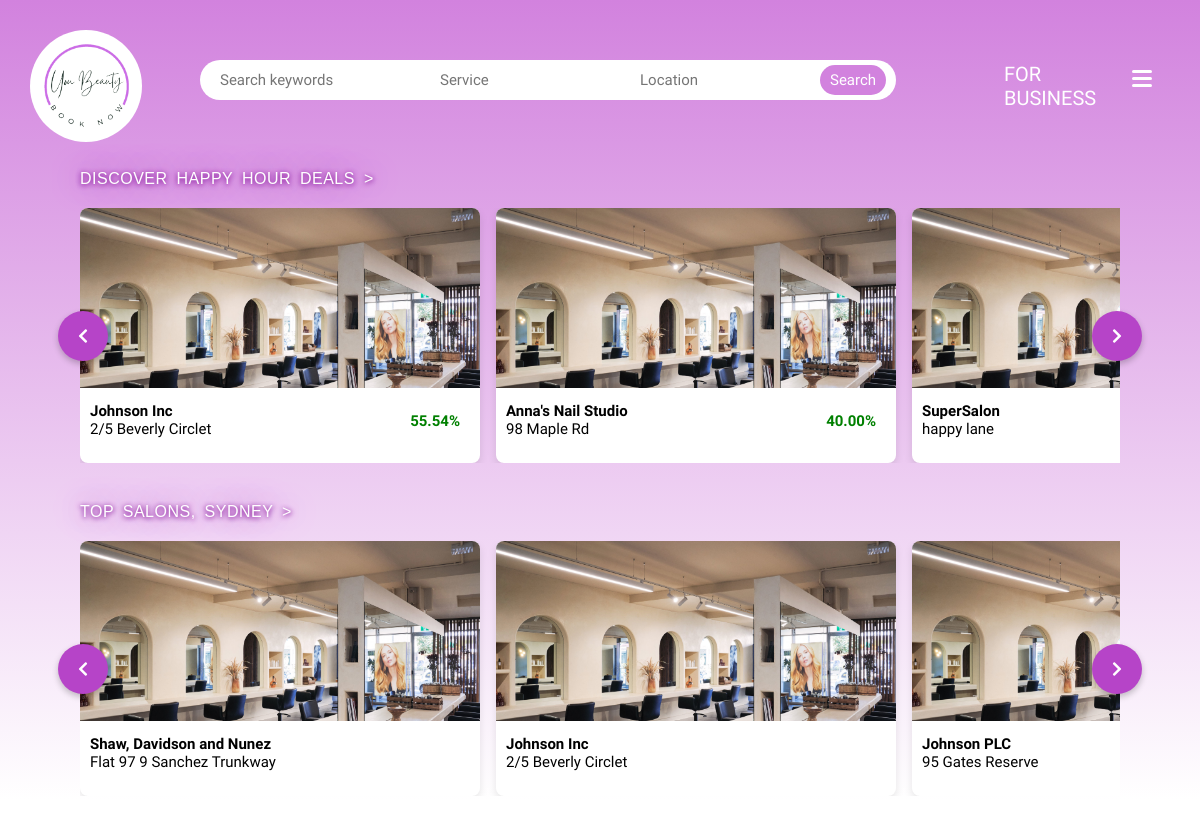
The page / on the database its author committed.
### salons/models.py (models this page shows, shortened)
class SalonInfo(models.Model):
    salon_name = models.CharField(max_length=255)
    salon_address = models.OneToOneField(SalonAddress, on_delete=models.CASCADE)
    salon_photo = models.ImageField(upload_to='salon_photos/', blank=True, null=True)
    salon_openingtime = models.TimeField()
    salon_closingtime = models.TimeField()
    happyhour_times = models.CharField(max_length=255)
    happyhour_days = models.CharField(max_length=255)
    happyhour_discount = models.DecimalField(max_digits=5, decimal_places=2)

class SalonAddress(models.Model):
    address_line1 = models.CharField(max_length=255)
    address_line2 = models.CharField(max_length=255, blank=True, null=True)
    suburb = models.CharField(max_length=100, default="")
    state = models.CharField(max_length=100)
    postcode = models.CharField(max_length=10)
    country = models.CharField(max_length=100)

### customers/views.py (the view)
# urls.py: path('', views.HomeView, name="home"),
def HomeView(request):
    salon_info = SalonInfo.objects.all()
    services = Service.objects.all()
    happy_hour_salons = SalonInfo.objects.filter(happyhour_discount__isnull=False).order_by('-happyhour_discount')[:10]
    top_salons = SalonInfo.objects.annotate(booking_count=Count('salonservice__booking')).order_by('-booking_count')[:10]
    addresses = SalonAddress.objects.all()
    return render(request, 'homepage.html',
                  {'salon_info': salon_info, 'services': services, 'addresses': addresses,
                   'happy_hour_salons': happy_hour_salons, 'top_salons': top_salons})

### accounts/context_processors.py (called while the page is built, shortened)
def global_variable(request):
    is_authenticated_customer = False
    is_authenticated_salon_owner = False
    current_user = request.user
    print(f"{current_user} is authenticated salon_owner: {is_authenticated_salon_owner}")
    return {
        "is_authenticated_customer": is_authenticated_customer,
        "is_authenticated_salon_owner": is_authenticated_salon_owner,
    }

### templates/homepage.html (shortened to what this page needs)
<!DOCTYPE html>
{% extends "base.html" %}
{% load static %}
{% block content %}
<head>
    <link rel="stylesheet" type="text/css" href="{% static 'css\slider.css' %}">
    <link rel="stylesheet" href="https://cdnjs.cloudflare.com/ajax/libs/font-awesome/5.15.4/css/all.min.css">
</head>
<form class="search-form-btn" method=POST action="{% url 'search_results' %}">
    <div class="search-keywords">
        <input class="search-form" type="search" placeholder="Search keywords" aria-label="Search keywords" name="searched" value="{{ searched }}">
    </div>
    <div class="wrapper-service">
        <input class="service-form" type="search" placeholder="Service" aria-label="Service" name="service" value="{{ service }}">
    </div>
    <div class="wrapper-location">
        <input class="location-form" type="search" placeholder="Location" aria-label="Location" name="location" value="{{ location }}">
    </div>
    <button class="go-btn" type="submit">Search</button>
</form>
<div class="spacer"></div>
<div class="salon-wrapper">
    <p class="homepage-text-one">
        <a href="{% url 'happy_hour' %}">DISCOVER HAPPY HOUR DEALS   ></a>
    </p>
    <div class="card-wrapper happy-hour-wrapper">
        <i id="happy-hour-left" class="fas fa-chevron-left"></i>
        <ul class="slider happy-hour-slider">
            {% for salon in happy_hour_salons %}
            <a href="{% url 'salons:salon_page' salon.id %}">
                <div class="salon-card">
                    <img loading="lazy"
                         src="{% if salon.salon_photo %}{{ salon.salon_photo.url }}{% else %}{% static 'design/salon-image.jpg' %}{% endif %}"
                         class="salon-image">
                    <div class="salon-card-text">
                        <p class="salon-name-text">{{ salon.salon_name }}</p>
                        <p>{{ salon.salon_address.address_line1 }}</p>
                        <p class="happyhour-text">{{ salon.happyhour_discount }}%</p>
                    </div>
                </div>
            </a>
            {% endfor %}
        </ul>
        <i id="happy-hour-right" class="fas fa-chevron-right"></i>
    </div>
</div>
<div class="salon-wrapper">
    <p class="homepage-text-one">
        <a href="{% url 'top_salons' %}">TOP SALONS, SYDNEY   ></a>
    </p>
    <div class="card-wrapper top-salons-wrapper">
        <i id="top-salons-left" class="fas fa-chevron-left"></i>
        <ul class="slider top-salons-slider">
            {% for salon in top_salons %}
            <a href="{% url 'salons:salon_page' salon.id %}">
                <div class="salon-card">
                    <img loading="lazy"
                         src="{% if salon.salon_photo %}{{ salon.salon_photo.url }}{% else %}{% static 'design/salon-image.jpg' %}{% endif %}"
                         class="salon-image">
                    <div class="salon-card-text">
                        <p class="salon-name-text">{{ salon.salon_name }}</p>
                        <p>{{ salon.salon_address.address_line1 }}</p>
                    </div>
                </div>
            </a>
            {% endfor %}
        </ul>
        <i id="top-salons-right" class="fas fa-chevron-right"></i>
    </div>
</div>
{% endblock %}

### static/css/style.css (style rules this page uses)
* { padding: 0; margin: 0; }
body { padding-bottom: 100px; }
a { text-decoration: none; color: #fff }
:root { --bar-width: 20px; --bar-height: 3px; --hamburger-gap: 4px; --background: #fff; --animation-timing: 200ms ease-in-out; }
.search-form-btn { display: flex; justify-content: space-between; align-items: center; margin: 60px 200px 0; position: absolute; background: white; border-radius: 20px; }
.search-keywords { width: 220px; position: relative; z-index: 999; background: transparent; border-radius: 20px; }
.search-form { font: 15px 'Julius Sans One', sans-serif; padding-left: 20px; border-radius: 20px; background: transparent; color: #979797; height: 40px; border: none; outline: none; width: 220px; }
.go-btn { height: 30px; font: 15px 'Julius Sans One', sans-serif; padding: 5px 10px; margin-right: 10px; border-radius: 20px; color: white; background: #D282DE; border: none; cursor: pointer; }
.wrapper-location { width: 200px; position: relative; z-index: 999; background: transparent; border-radius: 20px; }
.location-form { font: 15px 'Julius Sans One', sans-serif; padding-left: 20px; border-radius: 20px; background: transparent; color: #979797; height: 40px; border: none; outline: none; width: 185px; }
.wrapper-service { width: 200px; position: relative; z-index: 999; background: transparent; border-radius: 20px; }
.service-form { font: 15px 'Julius Sans One', sans-serif; padding-left: 20px; border-radius: 20px; background: transparent; color: #979797; height: 40px; border: none; outline: none; width: 200px; }

### static/css/slider.css (style rules this page uses)
.salon-wrapper { display: flex; flex-direction: column; justify-content: center; align-items: left; padding: 20px 0; width: 100%; padding-left: 80px; padding-right: 80px; box-sizing: border-box; }
.homepage-text-one { word-spacing: 4px; letter-spacing: 0.5px; font-family: 'Century Gothic', CenturyGothic, AppleGothic, sans-serif; margin-bottom: 20px; width: 90%; max-width: 1300px; text-shadow: 0px 0px 30px #9b35ab, -1px 1px 5px #9b35ab, 1px 1px 5px #9b35ab; }
.card-wrapper { width: 100%; display: flex; position: relative; justify-content: center; gap: 16px; }
.card-wrapper a { color: black; max-width: 400px; }
.card-wrapper i { height: 50px; width: 50px; background: #b644c8; color: white; text-align: center; line-height: 50px; border-radius: 50%; cursor: pointer; position: absolute; top: 50%; font-size: 1.25 rem; transform: translateY(-50%); box-shadow: 0 3px 6px rgba(0, 0, 0, 0.23); }
.card-wrapper i:first-child { left: -22px; }
.card-wrapper i:last-child { right: -22px; }
.card-wrapper .slider { display: grid; grid-auto-flow: column; grid-auto-columns: 400px; gap: 16px; overflow-x: auto; scroll-snap-type: x mandatory; scroll-behavior: smooth; scrollbar-width: 0; }
.slider .salon-card { scroll-snap-align: start; font: 15px 'Julius Sans One', sans-serif; background-color: white; list-style: none; border-radius: 8px; overflow: hidden; box-shadow: 0 4px 8px rgba(0, 0, 0, 0.1); width: 100%; height: auto; padding-bottom: 15px; cursor: pointer; align-items: center; justify-content: center; }
.salon-image { object-fit: cover; object-position: 0px 0px; width: 100%; height: 180px; }
.spacer { height: 150px; }
.salon-name-text { font-weight: bold; }
.salon-card-text { margin: 10px; display: flex; flex-direction: column; align-items: flex-start; justify-content: space-between; position: relative; }
.happyhour-text { position: absolute; right: 10px; top: 10px; font-weight: bold; color: green; }

### rows shown on the page
SalonInfo: salon_name "Johnson Inc", salon_address.address_line1 "2/5 Beverly Circlet", happyhour_discount "55.54"
SalonInfo: salon_name "Anna's Nail Studio", salon_address.address_line1 "98 Maple Rd", happyhour_discount "40.00"
SalonInfo: salon_name "SuperSalon", salon_address.address_line1 "happy lane"
SalonInfo: salon_name "Shaw, Davidson and Nunez", salon_address.address_line1 "Flat 97 9 Sanchez Trunkway"
SalonInfo: salon_name "Johnson PLC", salon_address.address_line1 "95 Gates Reserve"
